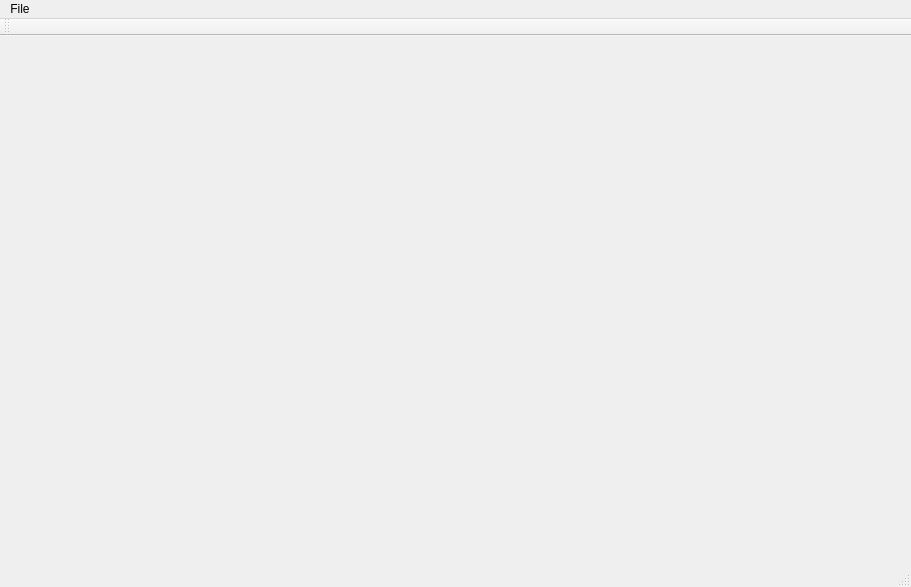
<?xml version="1.0" encoding="UTF-8"?>
<ui version="4.0">
 <class>MainWindow</class>
 <widget class="QMainWindow" name="MainWindow">
  <property name="geometry">
   <rect>
    <x>0</x>
    <y>0</y>
    <width>911</width>
    <height>587</height>
   </rect>
  </property>
  <property name="windowTitle">
   <string>MainWindow</string>
  </property>
  <widget class="QWidget" name="centralWidget">
   <layout class="QGridLayout" name="gridLayout">
    <item row="1" column="0">
     <layout class="QVBoxLayout" name="verticalLayout">
      <item>
       <layout class="QHBoxLayout" name="horizontalLayout">
        <property name="sizeConstraint">
         <enum>QLayout::SetDefaultConstraint</enum>
        </property>
       </layout>
      </item>
     </layout>
    </item>
   </layout>
  </widget>
  <widget class="QMenuBar" name="menuBar">
   <property name="geometry">
    <rect>
     <x>0</x>
     <y>0</y>
     <width>911</width>
     <height>17</height>
    </rect>
   </property>
   <widget class="QMenu" name="menuFile">
    <property name="title">
     <string>File</string>
    </property>
    <addaction name="actionOpen"/>
   </widget>
   <addaction name="menuFile"/>
  </widget>
  <widget class="QToolBar" name="mainToolBar">
   <attribute name="toolBarArea">
    <enum>TopToolBarArea</enum>
   </attribute>
   <attribute name="toolBarBreak">
    <bool>false</bool>
   </attribute>
  </widget>
  <widget class="QStatusBar" name="statusBar"/>
  <action name="actionOpen">
   <property name="text">
    <string>&amp;Open</string>
   </property>
  </action>
 </widget>
 <layoutdefault spacing="6" margin="11"/>
 <resources/>
 <connections/>
</ui>
